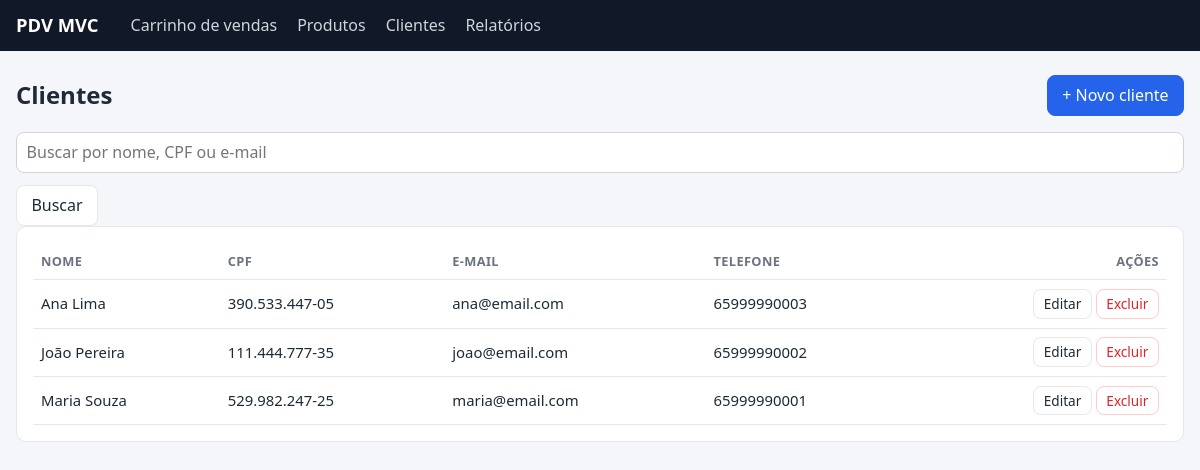
Screenshot of /clientes with the database file from the repository.
### tables this page shows
CREATE TABLE clientes (
    id         INT UNSIGNED AUTO_INCREMENT PRIMARY KEY,
    nome       VARCHAR(120) NOT NULL,
    cpf        CHAR(11)     NOT NULL UNIQUE,
    email      VARCHAR(120) NULL,
    telefone   VARCHAR(20)  NULL,
    endereco   VARCHAR(200) NULL,
    criado_em  DATETIME     NOT NULL DEFAULT CURRENT_TIMESTAMP
);

### app/Core/View.php (called while the page is built, shortened)
<?php
final class View
{
    public static function render(string $view, array $data = []): void
    {
        extract($data, EXTR_SKIP);
        require VIEW_PATH . '/' . $view . '.php';
        require VIEW_PATH . '/layout/main.php';
    }
}

### app/Core/Controller.php (called while the page is built, shortened)
<?php
abstract class Controller
{
    protected function view(string $view, array $data = []): void
    {
        View::render($view, $data);
    }
}

### app/Controllers/ClienteController.php (called while the page is built, shortened)
<?php
final class ClienteController extends Controller
{
    public function index(): void
    {
        $busca = trim((string) ($_GET['q'] ?? ''));
        $this->view('clientes/index', [
            'title'    => 'Clientes',
            'clientes' => $this->clientes->all($busca),
            'busca'    => $busca,
        ]);
    }
}

### public/index.php (called while the page is built, shortened)
<?php
require APP_PATH . '/Core/helpers.php';
try {
    $container = require APP_PATH . '/bootstrap.php';
    $router = new Router($container);
    $router->dispatch($_SERVER['REQUEST_METHOD'] ?? 'GET', $_SERVER['REQUEST_URI'] ?? '/');
} catch (Throwable $e) {
    http_response_code(500);
    View::render('errors/500', [
        'title'   => 'Erro interno',
        'message' => Config::get('app.debug') ? $e->getMessage() : null,
    ]);
}

### app/Core/Config.php (called while the page is built, shortened)
<?php
final class Config
{
    private static array $data = [];
    public static function load(string $file): void
    {
        self::$data = require $file;
    }
    public static function get(string $key, mixed $default = null): mixed
    {
        $value = self::$data;
        foreach (explode('.', $key) as $part) {
            $value = $value[$part];
        }
        return $value;
    }
}

### app/Core/helpers.php (called while the page is built, shortened)
<?php
function e(mixed $value): string
{
    return htmlspecialchars((string) $value, ENT_QUOTES, 'UTF-8');
}
function url(string $path = ''): string
{
    return rtrim((string) Config::get('app.base_url', ''), '/') . '/' . ltrim($path, '/');
}

### app/Repositories/ClienteRepository.php (called while the page is built, shortened)
<?php
final class ClienteRepository
{
    public function all(string $busca = ''): array
    {
        if ($busca !== '') {
            $stmt = $this->pdo->prepare(
                'SELECT * FROM clientes
                 WHERE nome LIKE :q1 OR cpf LIKE :q2 OR email LIKE :q3
                 ORDER BY nome'
            );
            $like = '%' . $busca . '%';
            $stmt->execute(['q1' => $like, 'q2' => $like, 'q3' => $like]);
        } else {
            $stmt = $this->pdo->query('SELECT * FROM clientes ORDER BY nome');
        }
        return array_map([Cliente::class, 'fromRow'], $stmt->fetchAll());
    }
}

### app/Models/Cliente.php (called while the page is built, shortened)
<?php
final class Cliente
{
    public function cpfFormatado(): string
    {
        return preg_replace('/(\d{3})(\d{3})(\d{3})(\d{2})/', '$1.$2.$3-$4', $this->cpf);
    }
}

### app/Views/clientes/index.php (the view, shortened to what this page needs)
<div class="page-head">
    <h1>Clientes</h1>
    <a class="btn btn-primary" href="<?= e(url('/clientes/novo')) ?>">+ Novo cliente</a>
</div>
<form class="filters" method="get" action="<?= e(url('/clientes')) ?>">
    <input type="search" name="q" value="<?= e($busca) ?>" placeholder="Buscar por nome, CPF ou e-mail">
    <button class="btn" type="submit">Buscar</button>
</form>
<div class="card">
    <table>
        <thead>
        <tr><th>Nome</th><th>CPF</th><th>E-mail</th><th>Telefone</th><th class="actions">Ações</th></tr>
        </thead>
        <tbody>
        <?php foreach ($clientes as $c): ?>
            <tr>
                <td><?= e($c->nome) ?></td>
                <td><?= e($c->cpfFormatado()) ?></td>
                <td><?= e($c->email ?? '-') ?></td>
                <td><?= e($c->telefone ?? '-') ?></td>
                <td class="actions">
                    <a class="btn btn-sm" href="<?= e(url("/clientes/{$c->id}/editar")) ?>">Editar</a>
                    <form class="inline" method="post" action="<?= e(url("/clientes/{$c->id}/excluir")) ?>"
                          onsubmit="return confirm('Excluir o cliente <?= e(addslashes($c->nome)) ?>?');">
                        <button class="btn btn-sm btn-danger" type="submit">Excluir</button>
                    </form>
                </td>
            </tr>
        <?php endforeach; ?>
        </tbody>
    </table>
</div>

### app/Core/Router.php (shortened to what this page needs)
<?php
final class Router
{
    private array $routes = [];
    private function add(string $method, string $path, array $handler): void
    {
        $regex = '#^' . preg_replace('#\{(\w+)\}#', '(?P<$1>\d+)', $path) . '$#';
        $this->routes[] = [$method, $regex, $handler];
    }
    public function dispatch(string $method, string $uri): void
    {
        $path = parse_url($uri, PHP_URL_PATH) ?: '/';
        $path = '/' . trim($path, '/');
        foreach ($this->routes as [$routeMethod, $regex, $handler]) {
            if ($routeMethod === $method && preg_match($regex, $path, $matches)) {
                $params = [];
                $controller = $this->container->get($handler[0]);
                $controller->{$handler[1]}(...$params);
                return;
            }
        }
    }
}

### public/assets/style.css (style rules this page uses)
:root { --bg: #f4f6f9; --card: #fff; --text: #1f2937; --muted: #6b7280; --line: #e5e7eb; --primary: #2563eb; --primary-dark: #1d4ed8; --danger: #dc2626; --ok: #15803d; --radius: 10px; }
* { box-sizing: border-box; }
body { margin: 0; font-family: system-ui, -apple-system, "Segoe UI", Roboto, sans-serif; background: var(--bg); color: var(--text); line-height: 1.45; }
h1 { font-size: 1.5rem; margin: 0; }
.page-head { display: flex; justify-content: space-between; align-items: center; gap: 1rem; margin-bottom: 1rem; flex-wrap: wrap; }
.card { background: var(--card); border: 1px solid var(--line); border-radius: var(--radius); padding: 1rem; margin-bottom: 1rem; }
table { width: 100%; border-collapse: collapse; font-size: .93rem; }
th, td { padding: .55rem .5rem; border-bottom: 1px solid var(--line); text-align: left; vertical-align: middle; }
th { color: var(--muted); font-weight: 600; font-size: .8rem; text-transform: uppercase; letter-spacing: .03em; }
.actions { text-align: right; white-space: nowrap; }
.btn { display: inline-block; padding: .5rem .9rem; border-radius: 8px; border: 1px solid var(--line); background: #fff; color: var(--text); cursor: pointer; text-decoration: none; font-size: .9rem; font: inherit; }
.btn-primary { background: var(--primary); border-color: var(--primary); color: #fff; }
.btn-danger { color: var(--danger); border-color: #fecaca; }
.btn-sm { padding: .25rem .6rem; font-size: .85rem; }
form.inline { display: inline-flex; gap: .35rem; align-items: center; margin: 0; }
input, select { font: inherit; padding: .5rem .6rem; border: 1px solid #d1d5db; border-radius: 8px; background: #fff; width: 100%; }
.filters { display: flex; gap: .75rem; align-items: flex-end; flex-wrap: wrap; }
.filters input[type=search] { min-width: 260px; }

### rows the page displays
clientes: nome "Ana Lima", cpf "390.533.447-05", email "ana@email.com", telefone "65999990003"
clientes: nome "João Pereira", cpf "111.444.777-35", email "joao@email.com", telefone "65999990002"
clientes: nome "Maria Souza", cpf "529.982.247-25", email "maria@email.com", telefone "65999990001"
